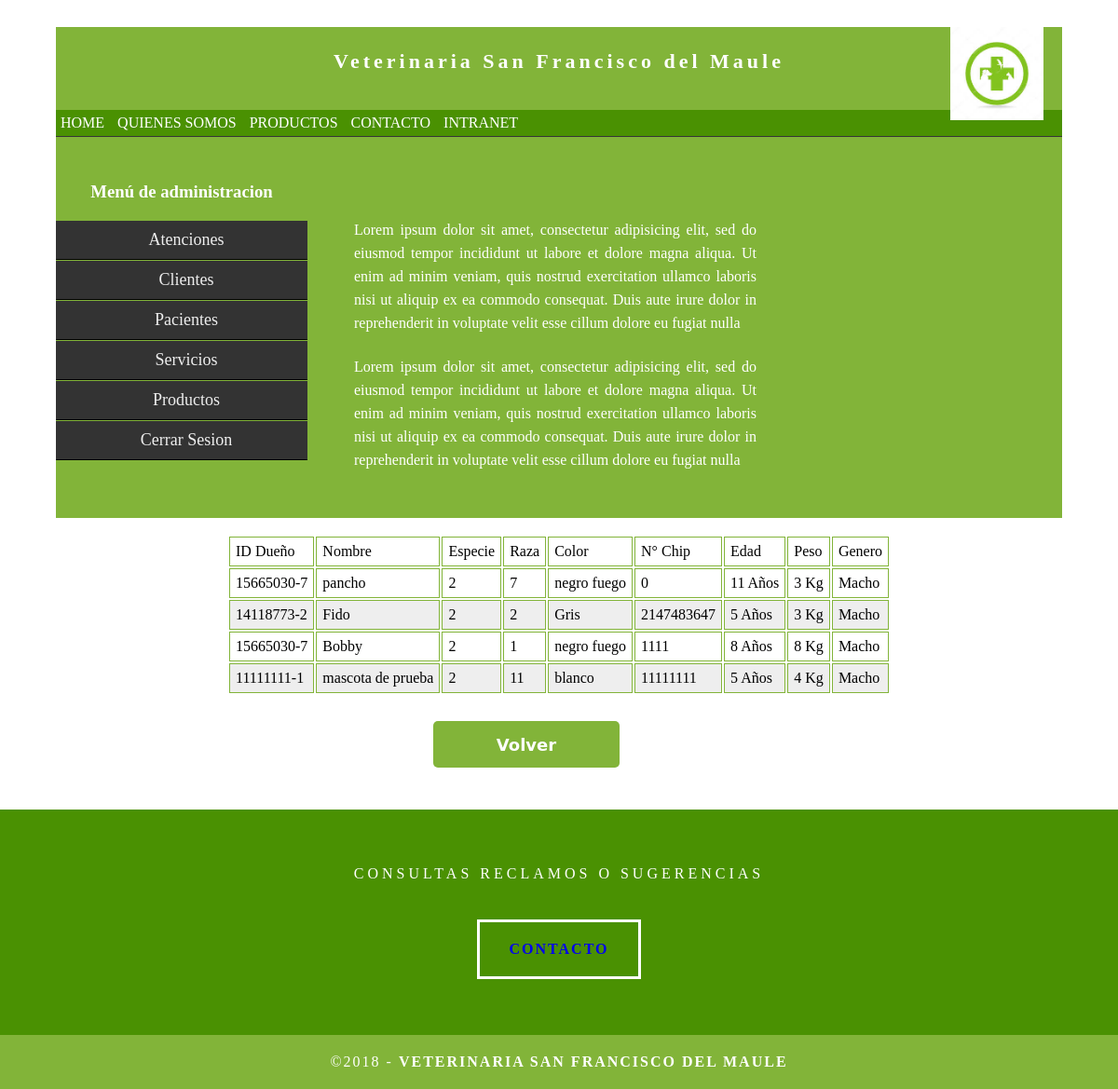
The page /int_usuario/2Pacientes/r_paciente.php (signed in) on the database its author committed.
### tables this page shows
CREATE TABLE `pt_tbpaciente` (
  `id_mas` int(6) NOT NULL,
  `id_cl` varchar(10) NOT NULL,
  `no_mas` varchar(30) NOT NULL,
  `id_especie` int(5) NOT NULL,
  `id_raza` int(5) NOT NULL,
  `co_mas` varchar(30) NOT NULL,
  `nc_mas` int(10) NOT NULL,
  `ed_mas` int(3) NOT NULL,
  `pe_mas` int(4) NOT NULL,
  `ge_mas` varchar(6) NOT NULL,
  `ob_mas` varchar(150) NOT NULL
);

### modelo.php (called while the page is built, shortened)
<?php
class modelo{
    public function __construct(){
        $this->_db=new mysqli(DB_HOST, DB_USER, DB_PASS, DB_NAME);
    }
}
?>

### servicio.php (called while the page is built, shortened)
<?php
require_once('modelo.php');
class paciente extends modelo{
     public function listarpac(){
            $sql="SELECT * FROM pt_tbpaciente";
            $resultado=$this->_db->query($sql);
            $usuarios=$resultado->fetch_all(MYSQLI_ASSOC);
            if ($usuarios){
                return $usuarios;
            }
        }
}

### int_usuario/2Pacientes/r_paciente.php (the view, shortened to what this page needs)
<?php
if(!isset($_SESSION['nombre']) && !isset($_SESSION['password'])){
    require("../error.php");
    print '<script language="JavaScript">';
    print 'alert("No tiene permisos para acceder a esa pagina");';
    print '</script>';
} else{
?>
<!DOCTYPE html>
<html>
    <head>
            <link href="../../css/estilo.css" rel="stylesheet" type="text/css">
            <link href="../../css/submenu.css" rel="stylesheet" type="text/css">
            <link href='../../css/form_resp.css' rel='stylesheet' type='text/css'/>
            <link href='../../css/tabla_resp.css' rel='stylesheet' type='text/css'/>
    </head>
    <body>
        <div class="container">
          <header class="header">
            <a href="../index.php"><img src="../../image/logo.jpg" width="100"></a>
            <h4 class="logo">Veterinaria San Francisco del Maule</h4>
        </header>
    <section class="intro">
            <div class="column">
                    <br>
                    <br>
                    <p>Lorem ipsum dolor sit amet, consectetur adipisicing elit, sed do eiusmod tempor incididunt ut labore et dolore magna aliqua. Ut enim ad minim veniam, quis nostrud exercitation ullamco laboris nisi ut aliquip ex ea commodo consequat. Duis aute irure dolor in reprehenderit in voluptate velit esse cillum dolore eu fugiat nulla </p>
                    <p>Lorem ipsum dolor sit amet, consectetur adipisicing elit, sed do eiusmod tempor incididunt ut labore et dolore magna aliqua. Ut enim ad minim veniam, quis nostrud exercitation ullamco laboris nisi ut aliquip ex ea commodo consequat. Duis aute irure dolor in reprehenderit in voluptate velit esse cillum dolore eu fugiat nulla</p>
            </div>
        </section>
    <div class="gallery" align="left">
         <?php
        require_once "../../servicio.php";
        $usuarioModel = new paciente();
        $reg = $usuarioModel->listarpac();
        if ($reg){
        ?>
        <div><br>
        <table align="center">
            <thead>
                <tr>
                    <td>ID Dueño</td>
                                <td>Nombre</td>
                                <td>Especie</td>
                                <td>Raza</td>
                                <td>Color</td>
                                <td>N° Chip</td>
                                <td>Edad</td>
                                <td>Peso</td>
                                <td>Genero</td>
                </tr>
            </thead>
            <tbody>
        <?php
            foreach ($reg as $row):
        ?>
             <tr>
                    <td><?php echo $row['id_cl']; ?></td>
                                <td><?php echo $row['no_mas']; ?></td>
                                <td><?php echo $row['id_especie']; ?></td>
                                <td><?php echo $row['id_raza']; ?></td>
                                <td><?php echo $row['co_mas']; ?></td>
                                <td><?php echo $row['nc_mas']; ?></td>
                                <td><?php echo $row['ed_mas']." "."Años"; ?></td>
                                <td><?php echo $row['pe_mas']." "."Kg"; ?></td>
                                <td><?php echo $row['ge_mas']; ?></td>
                </tr>
            <?php
                endforeach;
            ?>
        <?php } ?>
            </tbody>
        </table>
        </div>
        <br>
        <form id="loginform" action="../index.php">
            <input class="loginbutton" type="submit" value="Volver" />
        </form>
        </div>
    </div>
</body>
</html>
<?php } ?>

### css/estilo.css (style rules this page uses)
body { font-family: Cambria, "Hoefler Text", "Liberation Serif", Times, "Times New Roman", serif; background-color: #FFFFFF; margin: 0; }
.container { width: 90%; margin-left: auto; margin-right: auto; background-color: #FFFFFF; }
header { width: 100%; height: 12%; background-color: #82b439; border-bottom: 1px solid #353635; }
header img { margin-left: 80%; position:absolute; }
header nav { background:#4a9102; }
header nav ul { margin:0; padding:0; }
header nav ul li { list-style:none; display: inline-block; }
header nav ul li a { color:#fff; display: block; padding: 5px; text-decoration:none; }
.logo { color: #fff; font-weight: bold; margin-left: auto; letter-spacing: 4px; margin-right: auto; text-align: center; padding-top: 15px; line-height: 2em; font-size: 22px; }
.hero_header { color: #FFFFFF; text-align: center; margin: 0; letter-spacing: 4px; }
.gallery { clear: both; display: inline-block; width: 100%; background-color: #FFFFFF; padding-bottom: 35px; padding-top: 0px; margin-top: -5px; margin-bottom: 0px; }
#loginform { margin:auto; width:270px; background: #FFF; }
.loginbutton { background-color:#4a9102; border-radius:5px/5px; -webkit-border-radius:5px/5px; -moz-border-radius:5px/5px; color:#FFF; display:inline-block; font-family:"Lucida Grande", "Lucida Sans Unicode", "Lucida Sans", "DejaVu Sans", Verdana, sans-serif; font-size:18px; font-weight:bold; width:270px; text-align:center; line-height:50px; text-decoration:none; height:50px; margin-top:20px; margin-bottom:20px; border:none; outline:0; cursor: pointer; }
table tr { background-color: #eee; }
table tr:nth-child(even) { background-color: #eee; }
table tr:nth-child(odd) { background-color: #fff; }
td, th { padding: 6px; border: 1px solid #82b439; text-align: left; }
.intro { background-color: #FFFFFF; padding-bottom: 35px; }
.column { width: 50%; text-align: center; padding-top: 30px; float: left; }
.lateral { width: 25%; text-align: center; padding-top: 30px; float: left; }
.intro .lateral h3 { color: #FFFFFF; text-align: center; }
.intro .column p { color: #FFFFFF; }
.intro .column p { padding-left: 30px; padding-right: 30px; text-align: justify; line-height: 25px; font-weight: lighter; margin-left: 20px; margin-right: 20px; width: 80%; margin-top: 4%; }
.button { width: 150px; margin-top: 40px; margin-right: auto; margin-bottom: auto; margin-left: auto; padding-top: 20px; padding-right: 10px; padding-bottom: 20px; padding-left: 10px; text-align: center; vertical-align: middle; border-radius: 0px; text-transform: uppercase; font-weight: bold; letter-spacing: 2px; border: 3px solid #FFFFFF; color: #FFFFFF; transition: all 0.3s linear; }
.button a { text-decoration:none; }
.copyright { text-align: center; padding-top: 20px; padding-bottom: 20px; background-color: #82b439; color: #FFFFFF; text-transform: uppercase; font-weight: lighter; letter-spacing: 2px; border-top-width: 2px; }
footer { background-color: #4a9102; padding-top: 60px; padding-bottom: 60PX; }
.intro { display: inline-block; background-color: #82b439; }

### css/submenu.css (style rules this page uses)
ul.acorh, ul.acorh * { margin: 0; padding: 0; border: 0; }
ul.acorh { margin: 10px auto; padding: 0; list-style: none; width: 100%; font-size: 18px; }
ul.acorh li { list-style: none; }
ul.acorh li a { display: block; padding: 10px 10px 10px 20px; background: #333; color: #eee; border-bottom: 1px solid #000; border-top: 1px solid #82b439; text-decoration: none; box-sizing: border-box; }

### css/form_resp.css (style rules this page uses)
input[type=submit],[type=reset] { background-color:#82b439; border-radius:5px/5px; -webkit-border-radius:5px/5px; -moz-border-radius:5px/5px; color:#FFF; display:inline-block; font-family:"Lucida Grande", "Lucida Sans Unicode", "Lucida Sans", "DejaVu Sans", Verdana, sans-serif; font-size:18px; font-weight:bold; width:200px; text-align:center; line-height:50px; text-decoration:none; height:50px; margin-top:10px; margin-bottom:10px; border:none; outline:0; cursor: pointer; }

### rows shown on the page
pt_tbpaciente: id_cl "15665030-7", no_mas "pancho", id_especie "2", id_raza "7", co_mas "negro fuego", nc_mas "0", ed_mas "11", pe_mas "3", ge_mas "Macho"
pt_tbpaciente: id_cl "14118773-2", no_mas "Fido", id_especie "2", id_raza "2", co_mas "Gris", nc_mas "2147483647", ed_mas "5", pe_mas "3", ge_mas "Macho"
pt_tbpaciente: id_cl "15665030-7", no_mas "Bobby", id_especie "2", id_raza "1", co_mas "negro fuego", nc_mas "1111", ed_mas "8", pe_mas "8", ge_mas "Macho"
pt_tbpaciente: id_cl "11111111-1", no_mas "mascota de prueba", id_especie "2", id_raza "11", co_mas "blanco", nc_mas "11111111", ed_mas "5", pe_mas "4", ge_mas "Macho"
